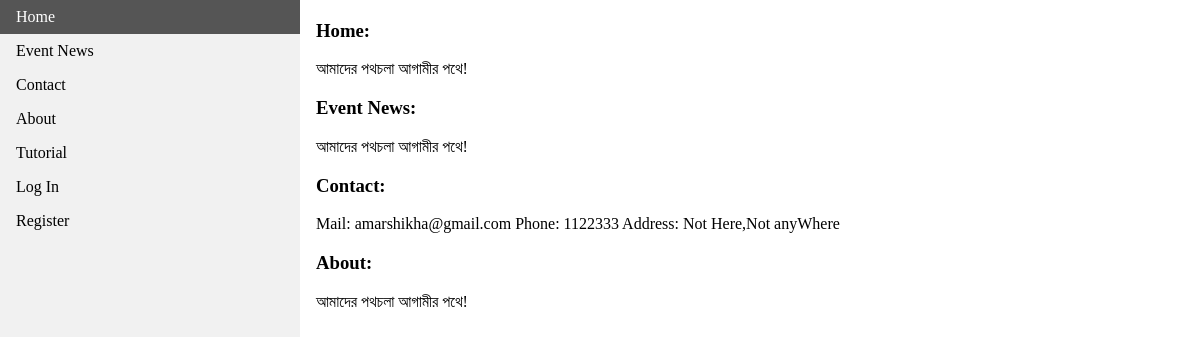
The page / on the database its author committed.
### tables this page shows
CREATE TABLE `common_info` (
  `code` varchar(10) NOT NULL,
  `description` text NOT NULL,
  `last_edit` date NOT NULL
);

### index.php (the view, shortened to what this page needs)
<!doctype html>
<html lang="en">
<link href="style1.css" rel="stylesheet">
<head>
</head>
<body>
    <?php
        require 'connect.php';
        if(!isset($_SESSION['mail']) && !isset($_SESSION['pass'])){
            require 'NavigateBar.php';
        }else{
            if($_SESSION['admin'] == 1) require 'NavigateBarAdmin.php';
            else require 'NavigateBarCont.php';
        }
    ?>
        <div style="margin-left:25%;padding:1px 16px;height:1000px;">
            <h3 id="home">Home:</h3>
            <p>
                <?php
                $sql = "select description from common_info where code = 'home'";
                $home_det = mysqli_query($conn,$sql);
                $row = mysqli_fetch_array($home_det,MYSQLI_NUM);
                echo $row[0];
            ?>
            </p>
            <h3 id="event">Event News:</h3>
            <p>
                <?php
                $sql = "select description from common_info where code = 'home'";
                $home_det = mysqli_query($conn,$sql);
                $row = mysqli_fetch_array($home_det,MYSQLI_NUM);
                echo $row[0];
            ?>
            </p>
            <h3 id="contact">Contact:</h3>
            <p>
                <?php
                $sql = "select description from common_info where code = 'contact'";
                $home_det = mysqli_query($conn,$sql);
                $row = mysqli_fetch_array($home_det,MYSQLI_NUM);
                echo $row[0];
            ?>
            </p>
            <h3 id="about">About:</h3>
            <p>
                <?php
                $sql = "select description from common_info where code = 'home'";
                $home_det = mysqli_query($conn,$sql);
                $row = mysqli_fetch_array($home_det,MYSQLI_NUM);
                echo $row[0];
            ?>
            </p>
        </div>
</body>
</html>

### style1.css (style rules this page uses)
body { margin: 0; }

### rows shown on the page
common_info: description "আমাদের পথচলা আগামীর পথে!"
common_info: description "Mail: amarshikha@gmail.com Phone: 1122333 Address: Not Here,Not anyWhere"
